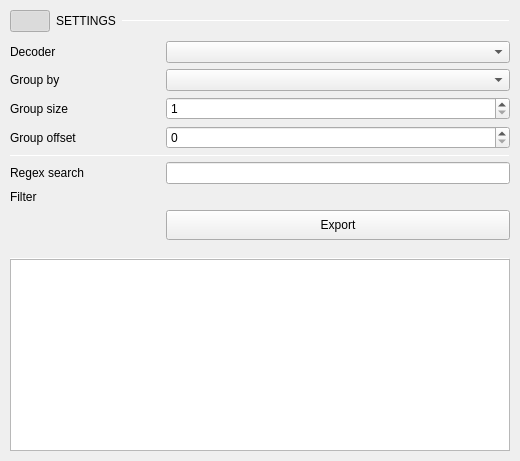
               <widget class="QWidget" name="decoderTablePage">
                <property name="sizePolicy">
                 <sizepolicy hsizetype="Preferred" vsizetype="Preferred">
                  <horstretch>0</horstretch>
                  <verstretch>0</verstretch>
                 </sizepolicy>
                </property>
                <property name="minimumSize">
                 <size>
                  <width>100</width>
                  <height>0</height>
                 </size>
                </property>
                <layout class="QVBoxLayout" name="verticalLayout_12">
                 <property name="spacing">
                  <number>0</number>
                 </property>
                 <property name="leftMargin">
                  <number>10</number>
                 </property>
                 <property name="topMargin">
                  <number>10</number>
                 </property>
                 <property name="rightMargin">
                  <number>10</number>
                 </property>
                 <property name="bottomMargin">
                  <number>10</number>
                 </property>
                 <item>
                  <layout class="QVBoxLayout" name="wDecoderSettingsContainer">
                   <property name="spacing">
                    <number>0</number>
                   </property>
                   <property name="leftMargin">
                    <number>0</number>
                   </property>
                   <property name="rightMargin">
                    <number>0</number>
                   </property>
                   <property name="bottomMargin">
                    <number>0</number>
                   </property>
                   <item>
                    <layout class="QHBoxLayout" name="wDecoderSettingsCollapse">
                     <property name="spacing">
                      <number>6</number>
                     </property>
                     <property name="leftMargin">
                      <number>0</number>
                     </property>
                     <property name="rightMargin">
                      <number>0</number>
                     </property>
                     <item>
                      <widget class="QPushButton" name="btnCollapseSettings">
                       <property name="maximumSize">
                        <size>
                         <width>16777215</width>
                         <height>16777215</height>
                        </size>
                       </property>
                       <property name="text">
                        <string/>
                       </property>
                       <property name="checkable">
                        <bool>true</bool>
                       </property>
                       <property name="checked">
                        <bool>true</bool>
                       </property>
                       <property name="subsection_arrow_button" stdset="0">
                        <bool>true</bool>
                       </property>
                      </widget>
                     </item>
                     <item>
                      <widget class="QLabel" name="label_16">
                       <property name="sizePolicy">
                        <sizepolicy hsizetype="Preferred" vsizetype="Fixed">
                         <horstretch>0</horstretch>
                         <verstretch>0</verstretch>
                        </sizepolicy>
                       </property>
                       <property name="text">
                        <string>SETTINGS</string>
                       </property>
                       <property name="subsection_label" stdset="0">
                        <bool>true</bool>
                       </property>
                      </widget>
                     </item>
                     <item>
                      <widget class="Line" name="line_9">
                       <property name="sizePolicy">
                        <sizepolicy hsizetype="Expanding" vsizetype="Fixed">
                         <horstretch>0</horstretch>
                         <verstretch>0</verstretch>
                        </sizepolicy>
                       </property>
                       <property name="minimumSize">
                        <size>
                         <width>0</width>
                         <height>1</height>
                        </size>
                       </property>
                       <property name="maximumSize">
                        <size>
                         <width>16777215</width>
                         <height>1</height>
                        </size>
                       </property>
                       <property name="orientation">
                        <enum>Qt::Horizontal</enum>
                       </property>
                       <property name="subsection_line" stdset="0">
                        <bool>true</bool>
                       </property>
                      </widget>
                     </item>
                    </layout>
                   </item>
                   <item>
                    <widget class="QWidget" name="wDecoderSettings_2" native="true">
                     <layout class="QGridLayout" name="wDecoderSettings" columnstretch="0,0" columnminimumwidth="150,0">
                      <property name="sizeConstraint">
                       <enum>QLayout::SetMinimumSize</enum>
                      </property>
                      <property name="leftMargin">
                       <number>0</number>
                      </property>
                      <property name="rightMargin">
                       <number>0</number>
                      </property>
                      <property name="bottomMargin">
                       <number>2</number>
                      </property>
                      <item row="4" column="1">
                       <widget class="QComboBox" name="primaryAnnotationComboBox">
                        <property name="sizePolicy">
                         <sizepolicy hsizetype="Preferred" vsizetype="Preferred">
                          <horstretch>0</horstretch>
                          <verstretch>0</verstretch>
                         </sizepolicy>
                        </property>
                        <property name="maximumSize">
                         <size>
                          <width>16777215</width>
                          <height>16777215</height>
                         </size>
                        </property>
                       </widget>
                      </item>
                      <item row="6" column="0">
                       <widget class="QLabel" name="label_21">
                        <property name="text">
                         <string>Group size</string>
                        </property>
                       </widget>
                      </item>
                      <item row="8" column="0" colspan="2">
                       <widget class="Line" name="line_10">
                        <property name="sizePolicy">
                         <sizepolicy hsizetype="Expanding" vsizetype="Fixed">
                          <horstretch>0</horstretch>
                          <verstretch>0</verstretch>
                         </sizepolicy>
                        </property>
                        <property name="minimumSize">
                         <size>
                          <width>0</width>
                          <height>1</height>
                         </size>
                        </property>
                        <property name="maximumSize">
                         <size>
                          <width>16777215</width>
                          <height>1</height>
                         </size>
                        </property>
                        <property name="orientation">
                         <enum>Qt::Horizontal</enum>
                        </property>
                        <property name="blue_line" stdset="0">
                         <bool>true</bool>
                        </property>
                       </widget>
                      </item>
                      <item row="2" column="0">
                       <widget class="QLabel" name="label_18">
                        <property name="sizePolicy">
                         <sizepolicy hsizetype="Fixed" vsizetype="Preferred">
                          <horstretch>0</horstretch>
                          <verstretch>0</verstretch>
                         </sizepolicy>
                        </property>
                        <property name="text">
                         <string>Decoder</string>
                        </property>
                       </widget>
                      </item>
                      <item row="6" column="1">
                       <widget class="QSpinBox" name="groupSizeSpinBox">
                        <property name="sizePolicy">
                         <sizepolicy hsizetype="Preferred" vsizetype="Fixed">
                          <horstretch>0</horstretch>
                          <verstretch>0</verstretch>
                         </sizepolicy>
                        </property>
                        <property name="maximumSize">
                         <size>
                          <width>16777215</width>
                          <height>40</height>
                         </size>
                        </property>
                        <property name="minimum">
                         <number>1</number>
                        </property>
                        <property name="value">
                         <number>1</number>
                        </property>
                       </widget>
                      </item>
                      <item row="9" column="1">
                       <widget class="QLineEdit" name="searchBox">
                        <property name="sizePolicy">
                         <sizepolicy hsizetype="Preferred" vsizetype="Fixed">
                          <horstretch>0</horstretch>
                          <verstretch>0</verstretch>
                         </sizepolicy>
                        </property>
                       </widget>
                      </item>
                      <item row="9" column="0">
                       <widget class="QLabel" name="label_20">
                        <property name="text">
                         <string>Regex search</string>
                        </property>
                       </widget>
                      </item>
                      <item row="10" column="0">
                       <widget class="QLabel" name="label_19">
                        <property name="sizePolicy">
                         <sizepolicy hsizetype="Fixed" vsizetype="Preferred">
                          <horstretch>0</horstretch>
                          <verstretch>0</verstretch>
                         </sizepolicy>
                        </property>
                        <property name="text">
                         <string>Filter</string>
                        </property>
                       </widget>
                      </item>
                      <item row="10" column="1">
                       <layout class="QVBoxLayout" name="filterLayout">
                        <property name="spacing">
                         <number>0</number>
                        </property>
                       </layout>
                      </item>
                      <item row="4" column="0">
                       <widget class="QLabel" name="label_17">
                        <property name="sizePolicy">
                         <sizepolicy hsizetype="Fixed" vsizetype="Preferred">
                          <horstretch>0</horstretch>
                          <verstretch>0</verstretch>
                         </sizepolicy>
                        </property>
                        <property name="text">
                         <string>Group by</string>
                        </property>
                       </widget>
                      </item>
                      <item row="2" column="1">
                       <widget class="QComboBox" name="DecoderComboBox">
                        <property name="sizePolicy">
                         <sizepolicy hsizetype="Preferred" vsizetype="Preferred">
                          <horstretch>0</horstretch>
                          <verstretch>0</verstretch>
                         </sizepolicy>
                        </property>
                        <property name="minimumSize">
                         <size>
                          <width>0</width>
                          <height>0</height>
                         </size>
                        </property>
                       </widget>
                      </item>
                      <item row="7" column="0">
                       <widget class="QLabel" name="label_22">
                        <property name="text">
                         <string>Group offset</string>
                        </property>
                       </widget>
                      </item>
                      <item row="7" column="1">
                       <widget class="QSpinBox" name="groupOffsetSpinBox">
                        <property name="sizePolicy">
                         <sizepolicy hsizetype="Preferred" vsizetype="Fixed">
                          <horstretch>0</horstretch>
                          <verstretch>0</verstretch>
                         </sizepolicy>
                        </property>
                        <property name="maximumSize">
                         <size>
                          <width>16777215</width>
                          <height>40</height>
                         </size>
                        </property>
                       </widget>
                      </item>
                      <item row="11" column="1">
                       <widget class="QPushButton" name="btnTableExport">
                        <property name="minimumSize">
                         <size>
                          <width>0</width>
                          <height>30</height>
                         </size>
                        </property>
                        <property name="maximumSize">
                         <size>
                          <width>16777215</width>
                          <height>30</height>
                         </size>
                        </property>
                        <property name="text">
                         <string>Export</string>
                        </property>
                        <property name="blue_button" stdset="0">
                         <bool>true</bool>
                        </property>
                       </widget>
                      </item>
                     </layout>
                    </widget>
                   </item>
                  </layout>
                 </item>
                 <item>
                  <layout class="QVBoxLayout" name="verticalLayout_15">
                   <property name="spacing">
                    <number>2</number>
                   </property>
                   <property name="leftMargin">
                    <number>0</number>
                   </property>
                   <property name="topMargin">
                    <number>0</number>
                   </property>
                   <property name="rightMargin">
                    <number>0</number>
                   </property>
                   <property name="bottomMargin">
                    <number>0</number>
                   </property>
                   <item>
                    <widget class="QLabel" name="statusLabel">
                     <property name="text">
                      <string/>
                     </property>
                     <property name="alignment">
                      <set>Qt::AlignCenter</set>
                     </property>
                    </widget>
                   </item>
                   <item>
                    <widget class="Line" name="line_8">
                     <property name="maximumSize">
                      <size>
                       <width>16777215</width>
                       <height>1</height>
                      </size>
                     </property>
                     <property name="lineWidth">
                      <number>1</number>
                     </property>
                     <property name="orientation">
                      <enum>Qt::Horizontal</enum>
                     </property>
                     <property name="blue_line" stdset="0">
                      <bool>true</bool>
                     </property>
                    </widget>
                   </item>
                  </layout>
                 </item>
                 <item>
                  <layout class="QVBoxLayout" name="verticalLayout_13">
                   <property name="spacing">
                    <number>0</number>
                   </property>
                   <property name="leftMargin">
                    <number>0</number>
                   </property>
                   <property name="rightMargin">
                    <number>0</number>
                   </property>
                   <item>
                    <widget class="scopy::m2k::logic::DecoderTable" name="decoderTableView">
                     <property name="sizePolicy">
                      <sizepolicy hsizetype="Fixed" vsizetype="Expanding">
                       <horstretch>0</horstretch>
                       <verstretch>0</verstretch>
                      </sizepolicy>
                     </property>
                     <property name="minimumSize">
                      <size>
                       <width>500</width>
                       <height>0</height>
                      </size>
                     </property>
                     <property name="frameShadow">
                      <enum>QFrame::Plain</enum>
                     </property>
                    </widget>
                   </item>
                  </layout>
                 </item>
                </layout>
               </widget>
